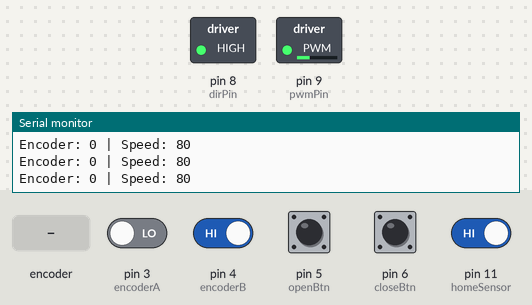
The sketch below on a simulated Arduino Uno, built with avr-gcc and run on an emulated ATmega328P. Parts: switched loads named in the sketch (green lamp = pin HIGH), the last lines printed to the serial monitor. Inputs (shaded band) come from the test bench; at power-on: pin 4 (encoderB), pin 5 (openBtn), pin 6 (closeBtn), pin 11 (homeSensor) HIGH, pin 3 (encoderA) LOW.

Above: at 5.8 s.
5.9 s: pin 11 (homeSensor) driven LOW
At 6.6 s:
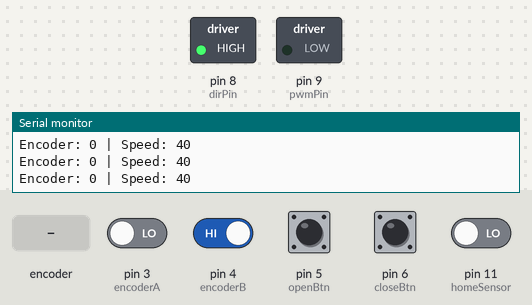
7.4 s: pin 6 (closeBtn) pulled LOW for 0.15 s
At 8.8 s:
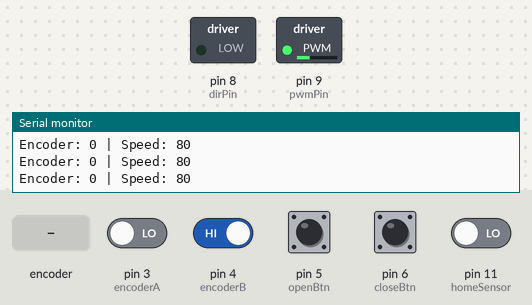
9.1 s: rotary encoder on pin 3 (encoderA) / pin 4 (encoderB) turned 2 steps (second pin leading)
12.5 s: pin 5 (openBtn) pulled LOW for 0.15 s
At 13.7 s:
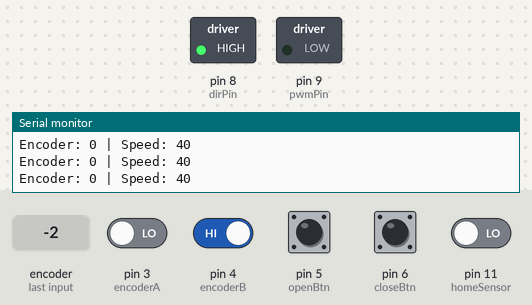
14.1 s: pin 5 (openBtn) pulled LOW for 1 s
18.1 s: pin 6 (closeBtn) pulled LOW for 1 s
At 19.5 s:
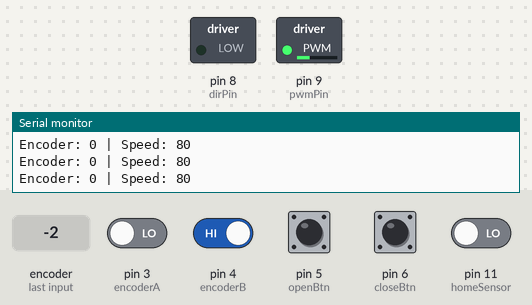
Timing chart, 0 to 21.1 s (numbered marks = the images above; inputs shaded):
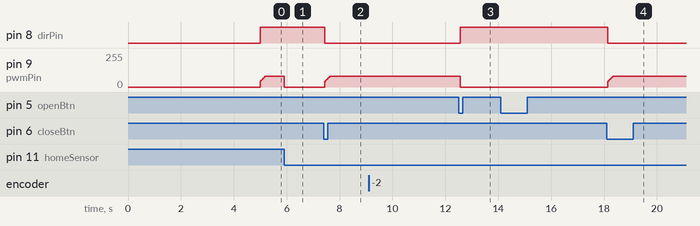

Measured:
- after the input at 5.9 s, pin 9 (pwmPin): 80/255 → 0/255 at once
- after the input at 7.4 s, pin 8 (dirPin): HIGH → LOW after 0.05 s; pin 9 (pwmPin): 0/255 → 80/255 after 0.05 s
- after the input at 12.5 s, pin 8 (dirPin): LOW → HIGH after 0.06 s; pin 9 (pwmPin): 80/255 → 0/255 after 0.06 s
- after the input at 18.1 s, pin 8 (dirPin): HIGH → LOW after 0.05 s; pin 9 (pwmPin): 0/255 → 80/255 after 0.05 s

The sketch:

temp_v2.ino
```cpp
// Auto Door System - Optimized & Annotated Version
// Author: You 🧠 | Assistant: ChatGPT 🤖
// Purpose: Smart door control with encoder-based homing, smooth motor control, and safety logic

// ------------ PIN SETUP ------------
const int dirPin = 8;
const int pwmPin = 9;

const int openBtn = 5;
const int closeBtn = 6;
const int homeSensor = 11;

const int encoderA = 3;
const int encoderB = 4;

// ------------ CONFIGURATION ------------
const int minSpeed = 40;
const int maxSpeed = 120;
const int speedStep = 5;
const int maxPosition = -1030 ;    // Maximum encoder count for full close

// ------------ STATE VARIABLES ------------
volatile long encoderCount = 0;
int currentSpeed = minSpeed;
bool isOpening = false;
bool isClosing = false;
bool homed = false;
bool debug = true; // Set to false to hide serial prints


// ------------ SETUP ------------
void setup() {
  Serial.begin(9600);

  pinMode(dirPin, OUTPUT);
  pinMode(pwmPin, OUTPUT);

  pinMode(openBtn, INPUT_PULLUP);
  pinMode(closeBtn, INPUT_PULLUP);
  pinMode(homeSensor, INPUT_PULLUP);

  pinMode(encoderA, INPUT);
  pinMode(encoderB, INPUT);

  attachInterrupt(digitalPinToInterrupt(encoderA), encoderISR, RISING);

  delay(5000); // delay of 5 seconds to avoid rushing and preventing unwanted movement

  if (debug) Serial.println("System Initializing...");

  startHoming(); // Begin with door opening
}

// ------------ LOOP ------------
void loop() {
  if (!homed) return;  // Ignore button input until homing complete

  showStatus(); // Always show encoder & speed

  // --- Button Checks ---
  if (digitalRead(openBtn) == LOW) handleOpenButton();
  else if (digitalRead(closeBtn) == LOW) handleCloseButton();

  // --- Smooth Speed Control during Opening ---
  if (isOpening) {
    if (digitalRead(homeSensor) == LOW || encoderCount >= 0) {
      stopMotor();
      if (debug) Serial.println("Door fully opened. Home position reached.");
      encoderCount = 0;
      isOpening = false;
    } else {
      smoothDrive(encoderCount);
    }
  }

  // --- Smooth Speed Control during Closing ---
  if (isClosing) {
    if (encoderCount <= maxPosition) {
      stopMotor();
      if (debug) Serial.println("Door fully closed.");
      isClosing = false;
    } else {
      smoothDrive(encoderCount);
    }
  }

  delay(20);
}

// ------------ ENCODER ISR ------------
void encoderISR() {
  if (digitalRead(encoderA) > digitalRead(encoderB)) {
    encoderCount++;
  } else {
    encoderCount--;
  }
}

// ------------ HOMING FUNCTION ------------
void startHoming() {
  if (debug) Serial.println("Homing in progress...");
  digitalWrite(dirPin, HIGH); // Open direction
  analogWrite(pwmPin, minSpeed);
  currentSpeed = minSpeed;
  isOpening = true;

  while (digitalRead(homeSensor) != LOW) {
    smoothDrive(encoderCount);
    showStatus();
    delay(20);
  }

  stopMotor();
  encoderCount = 0;
  homed = true;
  isOpening = false;

  if (debug) Serial.println("Homing complete.");
}

// ------------ BUTTON HANDLERS ------------
void handleOpenButton() {
  if (encoderCount >= 0) {
    if (debug) Serial.println("Door is already open.");
    return;
  }

  if (isClosing) {
    if (debug) Serial.println("Emergency stop during closing!");
    stopMotor();
    startOpening();
    return;
  }

  if (!isOpening) {
    if (debug) Serial.println("Manual open requested.");
    startOpening();
  }
}

void handleCloseButton() {
  if (encoderCount <= maxPosition) {
    if (debug) Serial.println("Door is already closed.");
    return;
  }

  if (isOpening) {
    if (debug) Serial.println("Emergency stop during opening!");
    stopMotor();
    return;
  }

  if (!isClosing) {
    if (debug) Serial.println("Manual close requested.");
    startClosing();
  }
}

// ------------ OPEN/CLOSE STARTERS ------------
void startOpening() {
  digitalWrite(dirPin, HIGH);
  analogWrite(pwmPin, minSpeed);
  currentSpeed = minSpeed;
  isOpening = true;
}

void startClosing() {
  digitalWrite(dirPin, LOW);
  analogWrite(pwmPin, minSpeed);
  currentSpeed = minSpeed;
  isClosing = true;
}

// ------------ MOTOR CONTROL ------------
void stopMotor() {
  analogWrite(pwmPin, 0);
  currentSpeed = minSpeed;
  isOpening = false;
  isClosing = false;
}
/*
void smoothDrive() {
  // Gradually ramp up speed if door is stuck
  if (currentSpeed < maxSpeed) currentSpeed += speedStep;
  else currentSpeed = maxSpeed;

  analogWrite(pwmPin, currentSpeed);
}*/

void smoothDrive(int position){
    int minSpeed = 80;
    int maxSpeed = 180;
    int slowZone = maxPosition * 0.2;
    int mediumZoneEnd = maxPosition * 0.8;

    int targetSpeed = (position < slowZone || position > mediumZoneEnd) ? minSpeed : maxSpeed;

    int speedStep = 5;
    if (currentSpeed < targetSpeed) {
      currentSpeed = min(currentSpeed + speedStep, targetSpeed);
    } else if (currentSpeed > targetSpeed) {
      currentSpeed = max(currentSpeed - speedStep, targetSpeed);
    }
    analogWrite(pwmPin, currentSpeed);


}

// ------------ DEBUG STATUS DISPLAY ------------
void showStatus() {
  if (debug) {
    Serial.print("Encoder: ");
    Serial.print(encoderCount);
    Serial.print(" | Speed: ");
    Serial.println(currentSpeed);
  }
}
```
